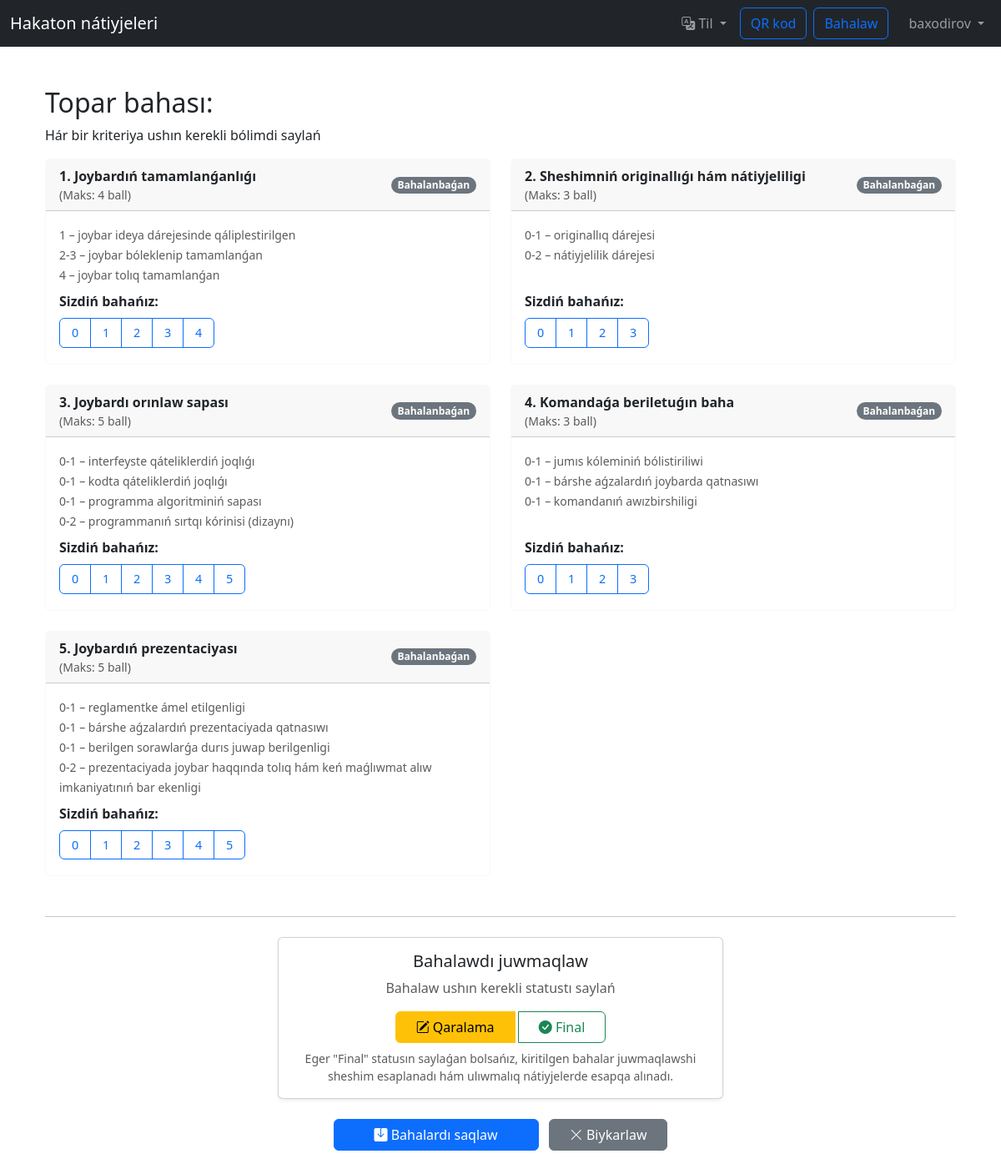
Screenshot of /evaluate/1/ (signed in) with the database file from the repository.
### judging/models.py (models this page shows, shortened)
class Criterion(models.Model):
    order = models.PositiveIntegerField(unique=True, verbose_name=_("Тартиб рақами (T/P)"))
    name = models.CharField(max_length=255, verbose_name=_("Баҳолаш мезони"))
    max_score = models.IntegerField(verbose_name=_("Максимал балл"))
    description = models.TextField(verbose_name=_("Изоҳ (мезонни баҳолаш учун қўлланма)"), blank=True, null=True)
    class Meta:
        verbose_name = _("Баҳолаш мезони")
        verbose_name_plural = _("Баҳолаш мезонлари")
        ordering = ['order']

### judging/views.py (the view, shortened to what this page needs)
# urls.py: path('evaluate/<int:team_id>/', judging_views.evaluate_team_view, name='evaluate_team'),
@login_required
def evaluate_team_view(request, team_id):
    team = get_object_or_404(Team, id=team_id)
    current_user = request.user
    can_evaluate_this_team = True
    judge_assigned_direction_name = "Все" # Дефолт
    try:
        judge_profile = current_user.judge_profile
        if judge_profile.assigned_direction:
            judge_assigned_direction_name = judge_profile.assigned_direction.name
            if team.direction != judge_profile.assigned_direction:
                can_evaluate_this_team = False
    except JudgeProfile.DoesNotExist:
        pass
    if not can_evaluate_this_team:
        team_direction_name = team.direction.name if team.direction else "N/A"
        messages.error(request, _(f"Вы можете оценивать команды только в направлении '{judge_assigned_direction_name}'. Эта команда ('{team.name}') относится к направлению '{team_direction_name}'."))
        return redirect('evaluate')
    criteria = Criterion.objects.all().order_by('order')
    existing_evaluations_qs = Evaluation.objects.filter(judge=current_user, team=team)
    scores = {eval.criterion_id: eval.score for eval in existing_evaluations_qs}
    statuses = {eval.criterion_id: eval.status for eval in existing_evaluations_qs}
    all_scores_final_for_this_judge_team = True
    if not criteria:
        all_scores_final_for_this_judge_team = False
    else:
        for criterion_obj in criteria:
            if statuses.get(criterion_obj.id) != Evaluation.STATUS_FINAL:
                all_scores_final_for_this_judge_team = False
                break
    default_submission_status = Evaluation.STATUS_DRAFT
    if all_scores_final_for_this_judge_team:
        default_submission_status = Evaluation.STATUS_FINAL
    context = {
        'team': team,
        'criteria': criteria,
        'scores': scores,
        'statuses': statuses,
        'all_scores_final': all_scores_final_for_this_judge_team,
        'STATUS_DRAFT': Evaluation.STATUS_DRAFT,
        'STATUS_FINAL': Evaluation.STATUS_FINAL,
        'default_submission_status': default_submission_status,
    }
    return render(request, 'judging/evaluate_team.html', context)

### judging/context_processors.py (called while the page is built)
def site_languages(request):
    return {
        'SITE_LANGUAGES': settings.LANGUAGES,
        'CURRENT_LANGUAGE_CODE': request.LANGUAGE_CODE # Ёки get_language()
    }

### judging/templatetags/judging_extras.py (called while the page is built)
@register.filter
def get_item(dictionary, key):
    if hasattr(dictionary, 'get'):
        return dictionary.get(key)
    return None

@register.filter
def get_score_range(max_score_value):
    if isinstance(max_score_value, int) and max_score_value >= 0:
        return range(max_score_value + 1)
    return []

### templates/judging/evaluate_team.html (shortened to what this page needs)
{% extends "base.html" %}
{% load judging_extras %}
{% load i18n %}
{% block content %}
<h2>{% blocktranslate %}Оценка команды: {{ team.name }}{% endblocktranslate %}</h2>
<p>{% translate "Выберите необходимую оценку для каждого критерия." %}</p>
<form method="post">
    <div class="row">
        {% for criterion in criteria %}
        {% with current_criterion_status=statuses|get_item:criterion.id current_criterion_score=scores|get_item:criterion.id %}
        <div class="col-lg-6 mb-4">
            <div class="card h-100 {% if current_criterion_status == STATUS_FINAL %}border-success shadow-sm{% elif current_criterion_status == STATUS_DRAFT %}border-warning{% else %}border-light{% endif %}">
                <div class="card-header d-flex justify-content-between align-items-center {% if current_criterion_status == STATUS_FINAL %}bg-success-subtle{% elif current_criterion_status == STATUS_DRAFT %}bg-warning-subtle{% endif %}">
                    <div>
                        <strong>{{ criterion.order }}. {{ criterion.name }}</strong>
                        <small class="text-muted d-block">
                            ({% translate "Макс:" %} {{ criterion.max_score }} {% if criterion.max_score == 1 %}{% translate "балл" %}{% elif criterion.max_score >= 2 and criterion.max_score <= 4 %}{% translate "балла" %}{% else %}{% translate "баллов" %}{% endif %})
                        </small>
                    </div>
                    {% if current_criterion_status == STATUS_FINAL %}
                        <span class="badge bg-success rounded-pill">{% translate "Итоговая" %}</span>
                    {% elif current_criterion_status == STATUS_DRAFT %}
                        <span class="badge bg-warning text-dark rounded-pill">{% translate "Черновик" %}</span>
                    {% else %}
                        <span class="badge bg-secondary rounded-pill">{% translate "Не оценено" %}</span>
                    {% endif %}
                </div>
                <div class="card-body d-flex flex-column">
                    {% if criterion.description %}
                    <p class="card-text text-muted mb-2"><small>{{ criterion.description|linebreaksbr }}</small></p>
                    {% endif %}
                    <div class="mt-auto">
                        <label class="form-label d-block mb-2"><strong>{% translate "Ваша оценка:" %}</strong></label>
                        <div class="btn-group score-radio-group flex-wrap" role="group" aria-label="{% blocktranslate %}Оценка для {{criterion.name}}{% endblocktranslate %}">
                            {% for score_option_value in criterion.max_score|get_score_range %}
                                <label class="btn {% if current_criterion_score == score_option_value and current_criterion_score is not None %}btn-primary{% else %}btn-outline-primary{% endif %}"
                                       for="score_{{ criterion.id }}_{{ score_option_value }}">
                                    {{ score_option_value }}
                                </label>
                            {% endfor %}
                        </div>
                    </div>
                </div>
            </div>
        </div>
        {% endwith %}
        {% empty %}
        <div class="col-12">
            <div class="alert alert-warning">{% translate "Критерии оценивания еще не были добавлены." %}</div>
        </div>
        {% endfor %}
    </div>
    {% if criteria and not all_scores_final %}
    <hr class="my-4">
    <div class="row justify-content-center">
        <div class="col-md-8 col-lg-6">
            <div class="card shadow-sm">
                <div class="card-body text-center">
                    <h5 class="card-title">{% translate "Завершение оценивания" %}</h5>
                    <p class="card-text text-muted">{% translate "Пожалуйста, выберите статус для ваших оценок." %}</p>
                    <div class="btn-group d-block" role="group" aria-label="{% translate 'Завершение типа оценки' %}">
                        <label class="btn btn btn-outline-warning px-4" for="btnradio_draft">
                            <i class="bi bi-pencil-square"></i> {% translate "Черновик" %}
                        </label>
                        <label class="btn btn btn-outline-success px-4" for="btnradio_final">
                            <i class="bi bi-check-circle-fill"></i> {% translate "Итоговая" %}
                        </label>
                    </div>
                    <small class="form-text text-muted d-block mt-2">
                        {% translate 'Если выбрано "Итоговая", введенные оценки станут окончательными, не подлежащими изменению, и будут учтены в общих результатах.' %}
                    </small>
                </div>
            </div>
        </div>
    </div>
    <div class="mt-4 text-center">
        <button type="submit" class="btn btn-primary btn px-5 mb-3">
            <i class="bi bi-save-fill"></i> {% translate "Сохранить Оценки" %}
        </button>
        <a href="{% url 'evaluate' %}" class="btn btn-secondary btn px-4 ms-2  mb-3">
         <i class="bi bi-x-lg"></i> {% translate "Отмена" %}
         </a>
    </div>
    {% elif not criteria %}
    {% else %}
         <div class="mt-4 text-center">
              <a href="{% url 'evaluate' %}" class="btn btn-secondary btn-lg"><i class="bi bi-arrow-left-circle-fill"></i> {% translate "Вернуться на главную" %}</a>
         </div>
    {% endif %}
</form>
{% endblock %}

### templates/base.html (shortened to what this page needs)
{% load static %}
{% load i18n %}
{% load i18n_custom_tags %}
<!doctype html>
<html lang="{{ LANGUAGE_CODE }}">
<head>
    <link rel="stylesheet" href="https://cdn.jsdelivr.net/npm/bootstrap-icons@1.13.1/font/bootstrap-icons.min.css">
    <link href="https://cdn.jsdelivr.net/npm/bootstrap@5.3.0-alpha1/dist/css/bootstrap.min.css" rel="stylesheet">
</head>
<body>
    <nav class="navbar navbar-expand-md navbar-dark bg-dark fixed-top">
        <div class="container-fluid">
            <a class="navbar-brand" href="{% url 'public_results' %}">{% translate "Результаты Хакатона" %}</a>
            <div class="collapse navbar-collapse" id="navbarCollapse">
                <ul class="navbar-nav ms-auto mb-2 mb-lg-0">
                    <li class="nav-item dropdown me-2 my-auto">
                        <a class="nav-link dropdown-toggle" href="#" id="languageDropdown" role="button" data-bs-toggle="dropdown" aria-expanded="false">
                            <i class="bi bi-translate"></i> {% translate "Тил" %}
                        </a>
                    </li>
                </ul>
                <ul class="navbar-nav">
                    <li class="nav-item my-auto">
                        <button type="button" class="btn btn-outline-primary me-2" data-bs-toggle="modal" data-bs-target="#exampleModal">{% translate "QR код" %}</button>
                    </li>
                    <li class="nav-item my-auto me-3">
                        <a class="btn btn-outline-primary" href="{% url 'evaluate' %}">{% translate "Оценивание" %}</a>
                    </li>
                    {% if user.is_authenticated %}
                        <li class="nav-item my-auto dropdown">
                            <a class="nav-link dropdown-toggle" href="#" id="userDropdown" role="button" data-bs-toggle="dropdown" aria-expanded="false">
                                {{ user.username }}
                            </a>
                        </li>
                    {% endif %}
                </ul>
            </div>
        </div>
    </nav>
    <main class="container p-4">
        {% block content %}{% endblock %}
    </main>
</body>
</html>

### templates/base.html (style rules this page uses)
body { padding-top: 5rem; }

### templates/judging/evaluate_team.html (style rules this page uses)
.score-radio-group .btn-check + .btn { margin-right: 0px; margin-bottom: 3px; padding: 0.375rem 0.6rem; font-size: 0.9rem; min-width: 38px; text-align: center; }
.card-body { min-height: 150px; }

### rows the page displays
Criterion: order "1", name "Joybardıń tamamlanǵanlıǵı", max_score "4", description "1 – joybar ideya dárejesinde qáliplestirilgen 2-3 – joybar bóleklenip tamamlanǵan 4 – joybar tolıq tamamlanǵan", max_score "0" "1" "2" "3" "4"
Criterion: order "2", name "Sheshimniń originallıǵı hám nátiyjeliligi", max_score "3", description "0-1 – originallıq dárejesi 0-2 – nátiyjelilik dárejesi", max_score "0" "1" "2" "3"
Criterion: order "3", name "Joybardı orınlaw sapası", max_score "5", description "0-1 – interfeyste qáteliklerdiń joqlıǵı 0-1 – kodta qáteliklerdiń joqlıǵı 0-1 – programma algoritminiń sapası 0-2 – programmanıń sırtqı kórinisi (dizaynı)", max_score "0" "1" "2" "3" "4" "5"
Criterion: order "4", name "Komandaǵa beriletuǵın baha", max_score "3", description "0-1 – jumıs kóleminiń bólistiriliwi 0-1 – bárshe aǵzalardıń joybarda qatnasıwı 0-1 – komandanıń awızbirshiligi", max_score "0" "1" "2" "3"
Criterion: order "5", name "Joybardıń prezentaciyası", max_score "5", description "0-1 – reglamentke ámel etilgenligi 0-1 – bárshe aǵzalardıń prezentaciyada qatnasıwı 0-1 – berilgen sorawlarǵa durıs juwap berilgenligi 0-2 – prezentaciyada joybar haqqında tolıq hám keń maǵlıwmat alıw imkaniyatınıń bar ekenligi", max_score "0" "1" "2" "3" "4" "5"

### other values shown
{{ user.username }} "baxodirov"
